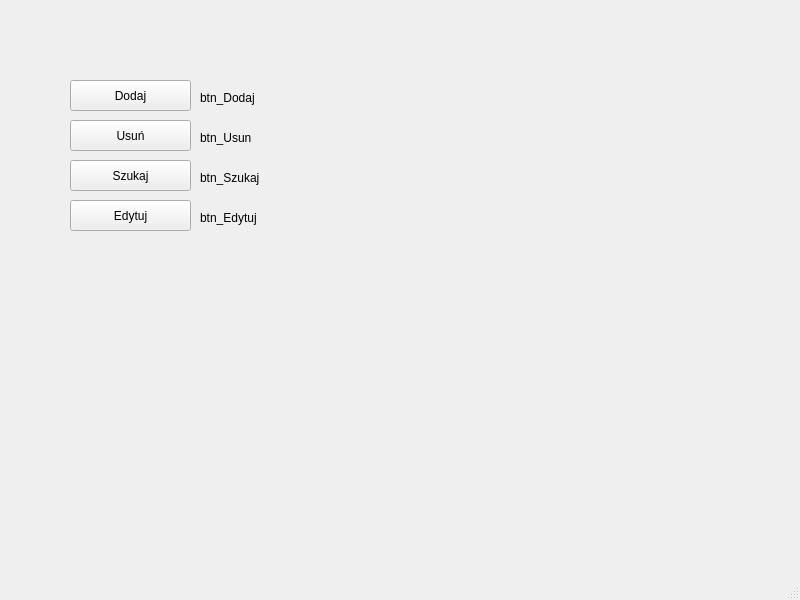
<?xml version="1.0" encoding="UTF-8"?>
<ui version="4.0">
 <class>MainWindow</class>
 <widget class="QMainWindow" name="MainWindow">
  <property name="geometry">
   <rect>
    <x>0</x>
    <y>0</y>
    <width>800</width>
    <height>600</height>
   </rect>
  </property>
  <property name="windowTitle">
   <string>MainWindow</string>
  </property>
  <widget class="QWidget" name="centralwidget">
   <widget class="QPushButton" name="btn_Dodaj">
    <property name="geometry">
     <rect>
      <x>70</x>
      <y>80</y>
      <width>121</width>
      <height>31</height>
     </rect>
    </property>
    <property name="text">
     <string>Dodaj</string>
    </property>
   </widget>
   <widget class="QPushButton" name="btn_Usun">
    <property name="geometry">
     <rect>
      <x>70</x>
      <y>120</y>
      <width>121</width>
      <height>31</height>
     </rect>
    </property>
    <property name="text">
     <string>Usuń</string>
    </property>
   </widget>
   <widget class="QPushButton" name="btn_Szukaj">
    <property name="geometry">
     <rect>
      <x>70</x>
      <y>160</y>
      <width>121</width>
      <height>31</height>
     </rect>
    </property>
    <property name="text">
     <string>Szukaj</string>
    </property>
   </widget>
   <widget class="QPushButton" name="btn_Edytuj">
    <property name="geometry">
     <rect>
      <x>70</x>
      <y>200</y>
      <width>121</width>
      <height>31</height>
     </rect>
    </property>
    <property name="text">
     <string>Edytuj</string>
    </property>
   </widget>
   <widget class="QLabel" name="label">
    <property name="geometry">
     <rect>
      <x>200</x>
      <y>90</y>
      <width>71</width>
      <height>16</height>
     </rect>
    </property>
    <property name="text">
     <string>btn_Dodaj</string>
    </property>
   </widget>
   <widget class="QLabel" name="label_2">
    <property name="geometry">
     <rect>
      <x>200</x>
      <y>130</y>
      <width>71</width>
      <height>16</height>
     </rect>
    </property>
    <property name="text">
     <string>btn_Usun</string>
    </property>
   </widget>
   <widget class="QLabel" name="label_3">
    <property name="geometry">
     <rect>
      <x>200</x>
      <y>170</y>
      <width>71</width>
      <height>16</height>
     </rect>
    </property>
    <property name="text">
     <string>btn_Szukaj</string>
    </property>
   </widget>
   <widget class="QLabel" name="label_4">
    <property name="geometry">
     <rect>
      <x>200</x>
      <y>210</y>
      <width>71</width>
      <height>16</height>
     </rect>
    </property>
    <property name="text">
     <string>btn_Edytuj</string>
    </property>
   </widget>
  </widget>
  <widget class="QMenuBar" name="menubar">
   <property name="geometry">
    <rect>
     <x>0</x>
     <y>0</y>
     <width>800</width>
     <height>21</height>
    </rect>
   </property>
  </widget>
  <widget class="QStatusBar" name="statusbar"/>
 </widget>
 <resources/>
 <connections/>
</ui>
